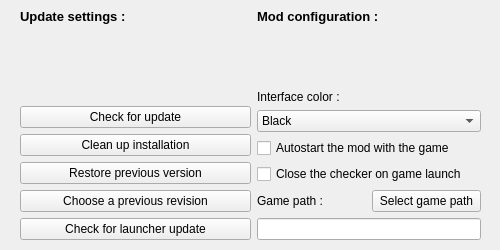
<?xml version="1.0" encoding="UTF-8"?>
<ui version="4.0">
 <class>optionBox</class>
 <widget class="QWidget" name="optionBox">
  <property name="geometry">
   <rect>
    <x>0</x>
    <y>0</y>
    <width>500</width>
    <height>250</height>
   </rect>
  </property>
  <property name="focusPolicy">
   <enum>Qt::StrongFocus</enum>
  </property>
  <property name="windowTitle">
   <string>Options</string>
  </property>
  <property name="locale">
   <locale language="English" country="UnitedStates"/>
  </property>
  <widget class="QWidget" name="horizontalLayoutWidget">
   <property name="geometry">
    <rect>
     <x>20</x>
     <y>9</y>
     <width>461</width>
     <height>231</height>
    </rect>
   </property>
   <layout class="QHBoxLayout" name="horizontalLayout">
    <item>
     <layout class="QVBoxLayout" name="verticalLayout">
      <item>
       <widget class="QLabel" name="label_2">
        <property name="text">
         <string>&lt;html&gt;&lt;head/&gt;&lt;body&gt;&lt;p&gt;&lt;span style=&quot; font-size:10pt; font-weight:600;&quot;&gt;Update settings :&lt;/span&gt;&lt;/p&gt;&lt;/body&gt;&lt;/html&gt;</string>
        </property>
       </widget>
      </item>
      <item>
       <spacer name="verticalSpacer">
        <property name="orientation">
         <enum>Qt::Vertical</enum>
        </property>
        <property name="sizeHint" stdset="0">
         <size>
          <width>20</width>
          <height>40</height>
         </size>
        </property>
       </spacer>
      </item>
      <item>
       <widget class="QPushButton" name="opt_bt_update">
        <property name="text">
         <string>Check for update</string>
        </property>
       </widget>
      </item>
      <item>
       <widget class="QPushButton" name="opt_bt_cleanup">
        <property name="text">
         <string>Clean up installation</string>
        </property>
       </widget>
      </item>
      <item>
       <widget class="QPushButton" name="opt_bt_restore">
        <property name="text">
         <string>Restore previous version</string>
        </property>
       </widget>
      </item>
      <item>
       <widget class="QPushButton" name="opt_bt_chooserev">
        <property name="text">
         <string>Choose a previous revision</string>
        </property>
       </widget>
      </item>
      <item>
       <widget class="QPushButton" name="opt_bt_chklauncher">
        <property name="text">
         <string>Check for launcher update</string>
        </property>
       </widget>
      </item>
     </layout>
    </item>
    <item>
     <layout class="QVBoxLayout" name="verticalLayout_2">
      <item>
       <widget class="QLabel" name="lb_modconf">
        <property name="text">
         <string>&lt;html&gt;&lt;head/&gt;&lt;body&gt;&lt;p&gt;&lt;span style=&quot; font-size:10pt; font-weight:600;&quot;&gt;Mod configuration :&lt;/span&gt;&lt;/p&gt;&lt;/body&gt;&lt;/html&gt;</string>
        </property>
       </widget>
      </item>
      <item>
       <spacer name="verticalSpacer_2">
        <property name="orientation">
         <enum>Qt::Vertical</enum>
        </property>
        <property name="sizeHint" stdset="0">
         <size>
          <width>20</width>
          <height>40</height>
         </size>
        </property>
       </spacer>
      </item>
      <item>
       <widget class="QLabel" name="lb_intcolor">
        <property name="text">
         <string>Interface color :</string>
        </property>
       </widget>
      </item>
      <item>
       <widget class="QComboBox" name="colorBox">
        <property name="editable">
         <bool>false</bool>
        </property>
        <item>
         <property name="text">
          <string>Black</string>
         </property>
        </item>
        <item>
         <property name="text">
          <string>Coal</string>
         </property>
        </item>
        <item>
         <property name="text">
          <string>Dark Red</string>
         </property>
        </item>
        <item>
         <property name="text">
          <string>Forest</string>
         </property>
        </item>
        <item>
         <property name="text">
          <string>Purple</string>
         </property>
        </item>
        <item>
         <property name="text">
          <string>Red</string>
         </property>
        </item>
        <item>
         <property name="text">
          <string>Silver</string>
         </property>
        </item>
        <item>
         <property name="text">
          <string>Cerulean</string>
         </property>
        </item>
       </widget>
      </item>
      <item>
       <widget class="QCheckBox" name="startBox">
        <property name="text">
         <string>Autostart the mod with the game</string>
        </property>
       </widget>
      </item>
      <item>
       <widget class="QCheckBox" name="checkerBox">
        <property name="text">
         <string>Close the checker on game launch</string>
        </property>
       </widget>
      </item>
      <item>
       <layout class="QHBoxLayout" name="horizontalLayout_2">
        <item>
         <widget class="QLabel" name="label">
          <property name="text">
           <string>Game path :</string>
          </property>
         </widget>
        </item>
        <item>
         <widget class="QPushButton" name="opt_bt_path">
          <property name="text">
           <string>Select game path</string>
          </property>
         </widget>
        </item>
       </layout>
      </item>
      <item>
       <widget class="QLineEdit" name="opt_text_path">
        <property name="sizePolicy">
         <sizepolicy hsizetype="Fixed" vsizetype="Fixed">
          <horstretch>0</horstretch>
          <verstretch>0</verstretch>
         </sizepolicy>
        </property>
        <property name="minimumSize">
         <size>
          <width>224</width>
          <height>0</height>
         </size>
        </property>
        <property name="readOnly">
         <bool>true</bool>
        </property>
       </widget>
      </item>
     </layout>
    </item>
   </layout>
  </widget>
 </widget>
 <resources/>
 <connections/>
</ui>
